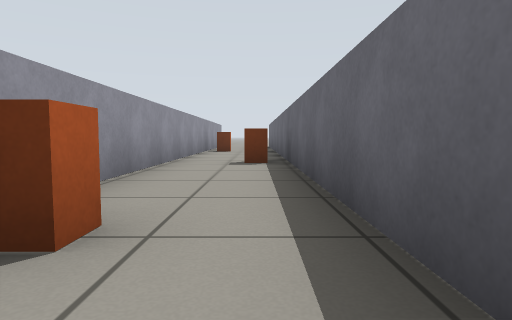
[1] (above)

12 first-person views from a walk through a Gazebo world. The camera is 0.46 m above the floor, tilts 4° down and sees 75° across. The floor is counted in squares, 1 m on a side. Each view is taken from the middle of a square. On the plan, view 1 faces up. The plan holds only what a view shows up to about 9 squares ahead; the rest is blank.

[2]
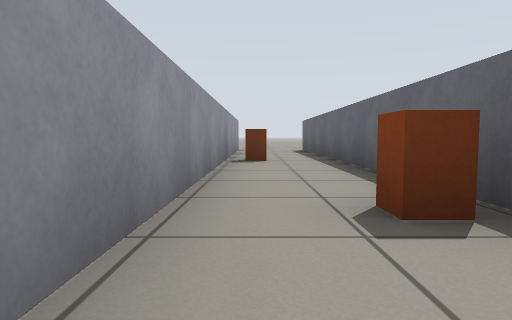

[3]
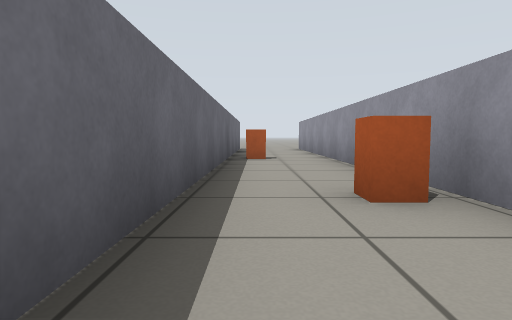

[4]
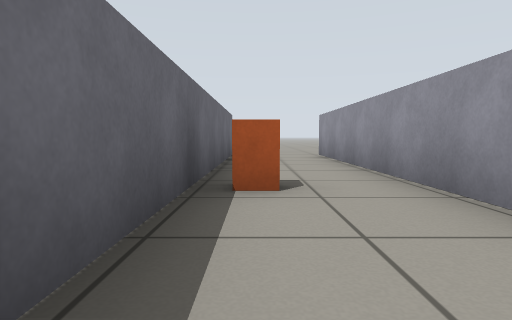

[5]
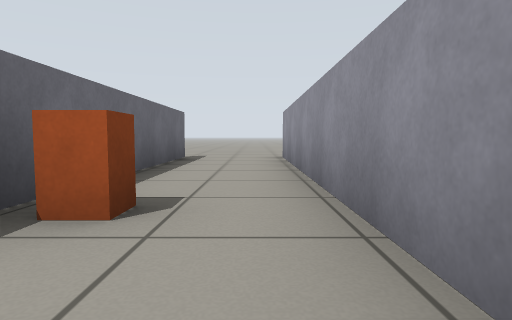

[6]
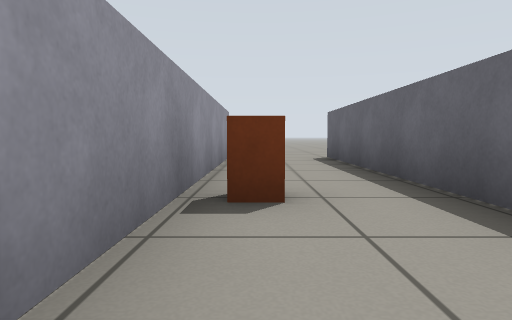

[7]
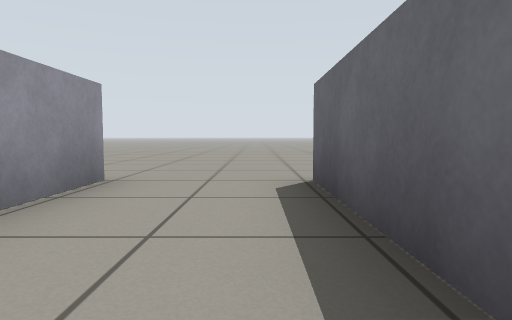

[8]
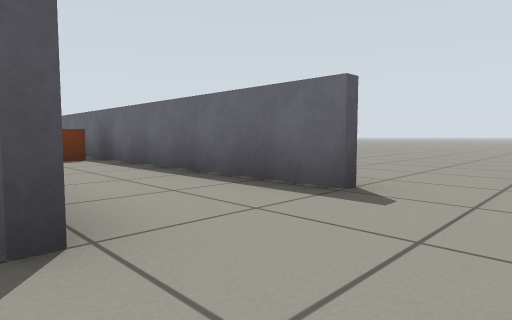

[9]
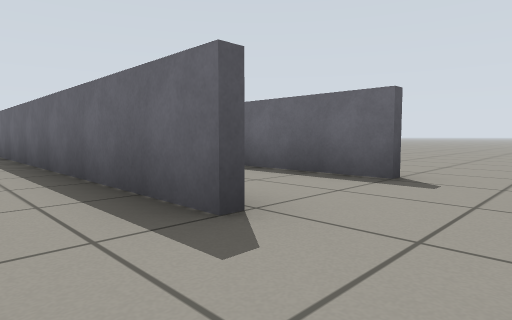

[10]
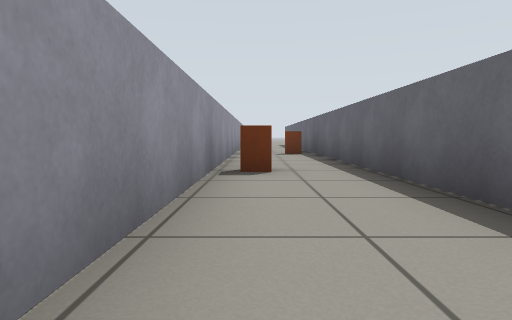

[11]
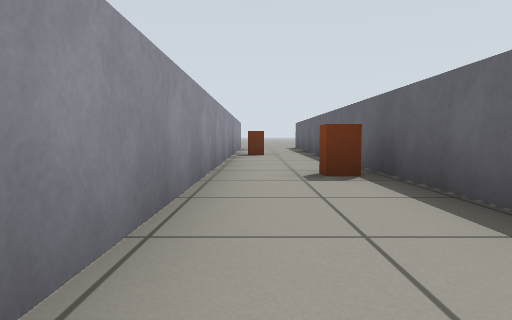

[12]
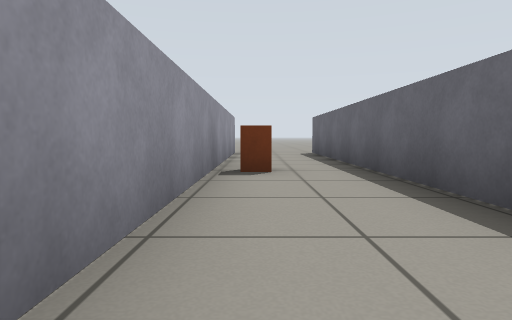

### Floor plan
Points are (right, up) in squares from view 1. A wall is a line through its corners. A room is listed if a view was taken in it or the views show most of it. See-through windows are left out.
Room 1 (views 1, 2, 3, 4, 5, 6, 7, 10, 11, 12)
walls: (-1.6, 15.5) (-1.6, -8.5); (0.6, -8.6) (0.6, 15.5)
ways out: opening at (-2, -9.5) to room 2; opening at (-2, 16.5) to room 2; opening at (1, -9.5); opening at (1, 16.5)
objects: orange box (-1, 1); orange box (-1, 10); orange box (0, -3); orange box (0, 6)
Room 2 (views 8, 9)
walls: (-1.8, -8.6) (-1.8, -0.8)
ways out: opening at (-2, -9.5) to room 1; opening at (-2, 16.5) to room 1

Positions as (right, up) in squares from view 1, and headings:
1: (0, 0), facing up
2: (-1, 4), facing up
3: (0, 4), facing down
4: (0, 0), facing down
5: (-1, -1), facing down
6: (-1, 8), facing up
7: (0, 12), facing up
8: (-2, -10), facing up-right
9: (-3, -10), facing up-right
10: (-1, -3), facing up
11: (-1, 2), facing up
12: (-1, 6), facing up
